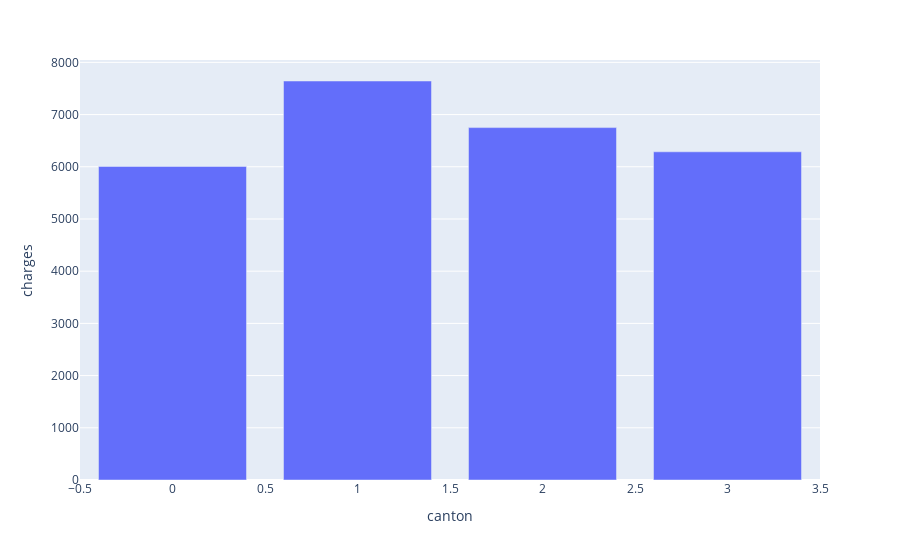

The code cell stored with this chart in its notebook:
### Code cell
fig = px.bar(data.groupby('canton').mean().reset_index(), x='canton', y='charges')
fig.show()

### Figure 1 — Plotly figure (JSON) as saved in the notebook; plotly's stock layout.template omitted (floating-point values rounded to 4 significant figures)
{"data": [{"alignmentgroup": "True", "hovertemplate": "canton=%{x}<br>charges=%{y}<extra></extra>", "legendgroup": "", "marker": {"color": "#636efa"}, "name": "", "offsetgroup": "", "orientation": "v", "showlegend": false, "textposition": "auto", "type": "bar", "x": [0, 1, 2, 3], "xaxis": "x", "y": [6007.0, 7643.0, 6750.0, 6287.0], "yaxis": "y"}], "layout": {"barmode": "relative", "legend": {"tracegroupgap": 0}, "margin": {"t": 60}, "xaxis": {"anchor": "y", "domain": [0, 1], "title": {"text": "canton"}}, "yaxis": {"anchor": "x", "domain": [0, 1], "title": {"text": "charges"}}}}
